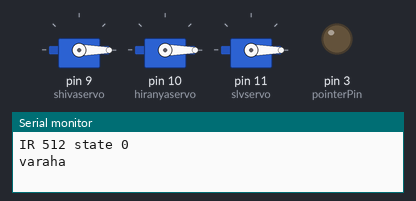
Recording of a sketch running on a simulated Arduino Nano, built with avr-gcc and run on an emulated ATmega328P. Shown: 3 × servo, output pins drawn as LEDs (lit = HIGH), the last lines printed to the serial monitor.

Above: at 0.1 s.
At 4.1 s:
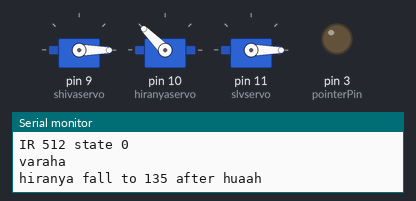
At 13.6 s:
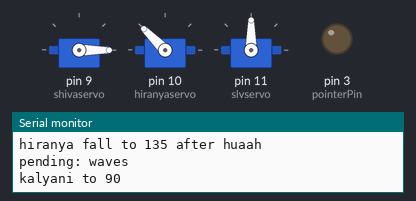
At 20.84 s:
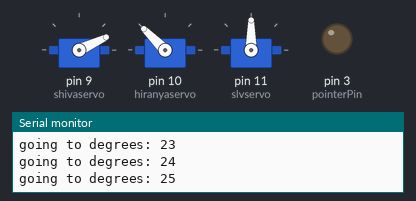
At 22.06 s:
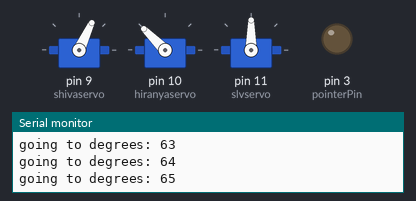
At 23.4 s:
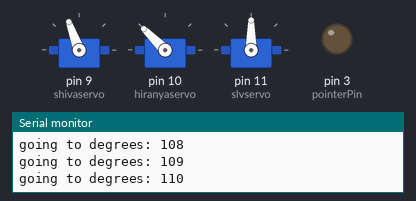
Timing chart, 0 to 24.9 s (numbered marks = the images above):
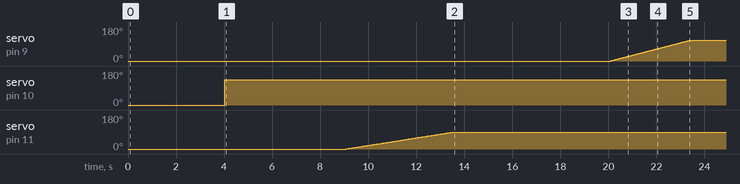

The sketch:

sweep-by-varaha.ino
```cpp
#include <Servo.h>

Servo shivaservo;
Servo hiranyaservo;
Servo slvservo;
const int pointerPin = 3;

enum STATE {
  WAITINGVARAHA,
  PLAYING
};

STATE currentState = WAITINGVARAHA;
int angle = 0;
const int max_angle = 110;

void print_angle(int target_angle) {
  Serial.print("going to degrees: ");
  Serial.println(target_angle);
}

void angulate_to(int target_angle) {
  if (angle == target_angle) {
    return;
  }
  int increment = 1;
  if (target_angle < angle) {
    increment = -1;
  }
  for(angle += increment; angle != target_angle && angle >= 0 && angle <= max_angle; angle += increment) {
    print_angle(angle);
    shivaservo.write(angle);
    delay(30);
  }
  print_angle(angle);
  shivaservo.write(angle);
}

int varahaLifted() {
  int ir = analogRead(A6);
  Serial.print("IR ");
  Serial.print(ir);
  Serial.print(" state ");
  Serial.println(currentState);
  return currentState == WAITINGVARAHA && ir > 500;
}

void killHiranyaksha() {
  Serial.println("hiranya fall to 135 after huaah");
  hiranyaservo.write(135);
  delay(1000);
}

void wavesAndKalyani() {
  Serial.println("pending: waves");
  // TODO: pulsate waves
  delay(4000);
  // varaha + (6s)
  Serial.println("kalyani to 90");
  for (int rise = 0; rise <=90; ++rise) {
    slvservo.write(rise);
    delay(50);
  }
  // varaha + 6s + (50*90=4.5s)
  delay(6500);
  // varaha + 6s + 4.5s + (6.5s)
}

void shivaInHimalaya() {
  Serial.println("shiva");
  angulate_to(110);
  // shiva + (30*110=3.3s)
  delay(23400);
  // shiva + 3.3s + (23.4s)
}

void pulsateTandava() {
  for(int i = 0; i < 5; i++) {
    shivaservo.write(max_angle + 3);
    delay(100);
    shivaservo.write(max_angle);
    delay(1700);
  }
  // tandava + (1.8*5=9s)
  for(int j = 0; j < 15; j++) {
    shivaservo.write(max_angle + 3);
    delay(100);
    shivaservo.write(max_angle);
    delay(300);
  }
  //tandava + 9s + (0.4*15=6s)
  delay(4000);
  //tandava + 9s + 6s + (4s)
}

void reset() {
  Serial.println("reset");
  angulate_to(0);
  hiranyaservo.write(0);
  slvservo.write(0);
  currentState = WAITINGVARAHA;
}

int serialInput() {
  int incomingByte = 0;
  if (Serial.available() > 0) {
    incomingByte = Serial.read();
  }
  return incomingByte;
}

void setup() {
  Serial.begin(9600);
  Serial.println("Sweep protect, pin 9 shiva 110, hiranya 10 fast, slv 11 slow. IR sensor");
  pinMode(9, OUTPUT);
  pinMode(10, OUTPUT);
  pinMode(11, OUTPUT);
  pinMode(pointerPin, OUTPUT);
  shivaservo.attach(9);
  shivaservo.write(0);
  hiranyaservo.attach(10);
  hiranyaservo.write(0);
  slvservo.attach(11);
  slvservo.write(0);
  pinMode(A6, INPUT);
}

void loop() {
  if (varahaLifted()) {
    currentState = PLAYING;
    Serial.println("varaha");
    delay(4000);
    // huaah+4 s
    killHiranyaksha();
    wavesAndKalyani();
    shivaInHimalaya();
    pulsateTandava();
  } else {
    int incoming = serialInput();
    if (incoming == 'R') {
      reset();
    } else if (incoming == 'P') {
      Serial.println("pointer on");
      digitalWrite(pointerPin, HIGH);
    } else if (incoming == 'Q') {
      Serial.println("pointer off");
      digitalWrite(pointerPin, LOW);
    }
  }
  delay(250);
}
```

Measured:
- by itself, servo on pin 9 (shivaservo): moves from 0° to 110° over 3.3 s
- by itself, servo on pin 10 (hiranyaservo): 0° → 135° at 4.0 s
- by itself, servo on pin 11 (slvservo): moves from 0° to 90° over 4.5 s
